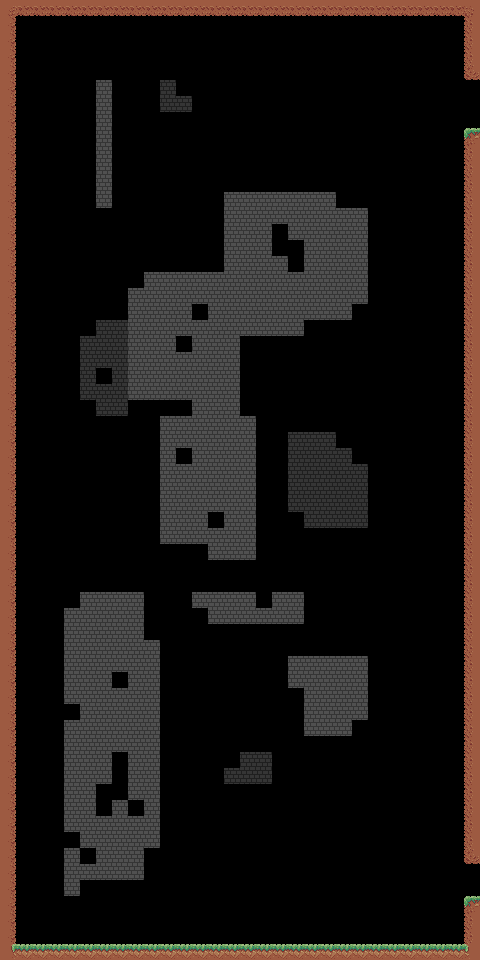

Rendered tile map (Tiled .tmx) drawn with the repository's tilesets; below, a short description and the map source with its tile grids summarised:
An orthogonal 30x60 tile map with 16x16 px tiles, 4 tile layers (background tile 0.7, background tile 1, hazards, collideable), 2 tilesets and 4 objects (2x Trigger, 2x Spawn).

<map version="1.9" tiledversion="1.9.0" orientation="orthogonal" renderorder="right-down" width="30" height="60" tilewidth="16" tileheight="16" infinite="0" nextlayerid="13" nextobjectid="5">
 <tileset firstgid="1" source="../assets/level_assets/tiles/tile_set_template/tile_set_template.tsx" />
 <tileset firstgid="101" source="../assets/level_assets/tiles/grass/Grass.tsx" />
 <group id="2" name="visuals">
  <group id="5" name="bg decoration">
   <layer id="12" name="background tile 0.7" class="tile decoration" width="30" height="60" parallaxx="0.7" parallaxy="0.7">
    <data>[1800 cells, 54 non-empty, 1 distinct tile ids]</data>
   </layer>
   <layer id="11" name="background tile 1" class="tile decoration" width="30" height="60">
    <data>[1800 cells, 305 non-empty, 1 distinct tile ids]</data>
   </layer>
  </group>
  <layer id="7" name="hazards" width="30" height="60">
   <data>[1800 cells, 0 non-empty, 0 distinct tile ids]</data>
  </layer>
  <layer id="6" name="collideable" width="30" height="60">
   <data>[1800 cells, 171 non-empty, 10 distinct tile ids]</data>
  </layer>
  <group id="4" name="fg decoration" />
 </group>
 <group id="3" name="systems">
  <objectgroup id="9" name="transitions">
   <object id="2" template="tiled_templates/Trigger.tx" name="room_0" class="Trigger" x="473" y="849" width="30" height="74.873" />
   <object id="3" template="tiled_templates/Trigger.tx" name="room_4" class="Trigger" x="473" y="68" width="17" height="70" />
  </objectgroup>
  <objectgroup id="8" name="spawns">
   <object id="1" template="tiled_templates/Spawn.tx" name="room_0" class="Spawn" x="454" y="866">
    <properties>
     <property name="player_facing" value="left" />
    </properties>
   </object>
   <object id="4" template="tiled_templates/Spawn.tx" name="room_4" class="Spawn" x="453" y="96">
    <properties>
     <property name="player_facing" value="left" />
    </properties>
   </object>
  </objectgroup>
 </group>
</map>
